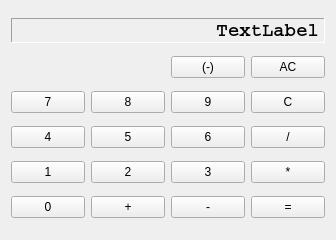
<?xml version="1.0" encoding="UTF-8"?>
<ui version="4.0">
 <class>CalculatorInterface</class>
 <widget class="QWidget" name="CalculatorInterface">
  <property name="geometry">
   <rect>
    <x>0</x>
    <y>0</y>
    <width>336</width>
    <height>240</height>
   </rect>
  </property>
  <property name="minimumSize">
   <size>
    <width>336</width>
    <height>0</height>
   </size>
  </property>
  <property name="maximumSize">
   <size>
    <width>336</width>
    <height>16777215</height>
   </size>
  </property>
  <property name="windowTitle">
   <string>CalculatorInterface</string>
  </property>
  <layout class="QGridLayout" name="gridLayout">
   <item row="6" column="2">
    <widget class="QPushButton" name="buttonThree">
     <property name="enabled">
      <bool>true</bool>
     </property>
     <property name="font">
      <font>
       <kerning>true</kerning>
      </font>
     </property>
     <property name="text">
      <string>3</string>
     </property>
    </widget>
   </item>
   <item row="4" column="1">
    <widget class="QPushButton" name="buttonFive">
     <property name="sizePolicy">
      <sizepolicy hsizetype="Minimum" vsizetype="Minimum">
       <horstretch>0</horstretch>
       <verstretch>0</verstretch>
      </sizepolicy>
     </property>
     <property name="text">
      <string>5</string>
     </property>
    </widget>
   </item>
   <item row="4" column="0">
    <widget class="QPushButton" name="buttonFour">
     <property name="sizePolicy">
      <sizepolicy hsizetype="Minimum" vsizetype="Minimum">
       <horstretch>0</horstretch>
       <verstretch>0</verstretch>
      </sizepolicy>
     </property>
     <property name="text">
      <string>4</string>
     </property>
    </widget>
   </item>
   <item row="7" column="3">
    <widget class="QPushButton" name="buttonCalculate">
     <property name="text">
      <string>=</string>
     </property>
    </widget>
   </item>
   <item row="3" column="0">
    <widget class="QPushButton" name="buttonSeven">
     <property name="sizePolicy">
      <sizepolicy hsizetype="Minimum" vsizetype="Minimum">
       <horstretch>0</horstretch>
       <verstretch>0</verstretch>
      </sizepolicy>
     </property>
     <property name="text">
      <string>7</string>
     </property>
    </widget>
   </item>
   <item row="4" column="2">
    <widget class="QPushButton" name="buttonSix">
     <property name="sizePolicy">
      <sizepolicy hsizetype="Minimum" vsizetype="Minimum">
       <horstretch>0</horstretch>
       <verstretch>0</verstretch>
      </sizepolicy>
     </property>
     <property name="text">
      <string>6</string>
     </property>
    </widget>
   </item>
   <item row="1" column="3">
    <widget class="QPushButton" name="buttonAllClear">
     <property name="text">
      <string>AC</string>
     </property>
    </widget>
   </item>
   <item row="3" column="2">
    <widget class="QPushButton" name="buttonNine">
     <property name="sizePolicy">
      <sizepolicy hsizetype="Minimum" vsizetype="Minimum">
       <horstretch>0</horstretch>
       <verstretch>0</verstretch>
      </sizepolicy>
     </property>
     <property name="text">
      <string>9</string>
     </property>
    </widget>
   </item>
   <item row="6" column="3">
    <widget class="QPushButton" name="buttonMulti">
     <property name="sizePolicy">
      <sizepolicy hsizetype="Expanding" vsizetype="Minimum">
       <horstretch>0</horstretch>
       <verstretch>100</verstretch>
      </sizepolicy>
     </property>
     <property name="text">
      <string>*</string>
     </property>
    </widget>
   </item>
   <item row="7" column="0">
    <widget class="QPushButton" name="buttonZero">
     <property name="sizePolicy">
      <sizepolicy hsizetype="Minimum" vsizetype="Minimum">
       <horstretch>0</horstretch>
       <verstretch>0</verstretch>
      </sizepolicy>
     </property>
     <property name="text">
      <string>0</string>
     </property>
    </widget>
   </item>
   <item row="6" column="0">
    <widget class="QPushButton" name="buttonOne">
     <property name="sizePolicy">
      <sizepolicy hsizetype="Minimum" vsizetype="Minimum">
       <horstretch>0</horstretch>
       <verstretch>0</verstretch>
      </sizepolicy>
     </property>
     <property name="text">
      <string>1</string>
     </property>
    </widget>
   </item>
   <item row="0" column="0" colspan="4">
    <widget class="QLabel" name="entryLabel">
     <property name="enabled">
      <bool>true</bool>
     </property>
     <property name="sizePolicy">
      <sizepolicy hsizetype="Minimum" vsizetype="Fixed">
       <horstretch>200</horstretch>
       <verstretch>0</verstretch>
      </sizepolicy>
     </property>
     <property name="font">
      <font>
       <family>Courier</family>
       <pointsize>14</pointsize>
       <weight>75</weight>
       <bold>true</bold>
      </font>
     </property>
     <property name="frameShape">
      <enum>QFrame::Panel</enum>
     </property>
     <property name="frameShadow">
      <enum>QFrame::Sunken</enum>
     </property>
     <property name="text">
      <string>TextLabel</string>
     </property>
     <property name="alignment">
      <set>Qt::AlignRight|Qt::AlignTrailing|Qt::AlignVCenter</set>
     </property>
    </widget>
   </item>
   <item row="3" column="1">
    <widget class="QPushButton" name="buttonEight">
     <property name="sizePolicy">
      <sizepolicy hsizetype="Minimum" vsizetype="Minimum">
       <horstretch>0</horstretch>
       <verstretch>0</verstretch>
      </sizepolicy>
     </property>
     <property name="text">
      <string>8</string>
     </property>
    </widget>
   </item>
   <item row="7" column="2">
    <widget class="QPushButton" name="buttonSubtract">
     <property name="sizePolicy">
      <sizepolicy hsizetype="Minimum" vsizetype="Minimum">
       <horstretch>0</horstretch>
       <verstretch>0</verstretch>
      </sizepolicy>
     </property>
     <property name="text">
      <string>-</string>
     </property>
    </widget>
   </item>
   <item row="7" column="1">
    <widget class="QPushButton" name="buttonAdd">
     <property name="sizePolicy">
      <sizepolicy hsizetype="Minimum" vsizetype="Minimum">
       <horstretch>0</horstretch>
       <verstretch>0</verstretch>
      </sizepolicy>
     </property>
     <property name="text">
      <string>+</string>
     </property>
    </widget>
   </item>
   <item row="6" column="1">
    <widget class="QPushButton" name="buttonTwo">
     <property name="sizePolicy">
      <sizepolicy hsizetype="Minimum" vsizetype="Minimum">
       <horstretch>0</horstretch>
       <verstretch>0</verstretch>
      </sizepolicy>
     </property>
     <property name="text">
      <string>2</string>
     </property>
    </widget>
   </item>
   <item row="3" column="3">
    <widget class="QPushButton" name="buttonClear">
     <property name="text">
      <string>C</string>
     </property>
    </widget>
   </item>
   <item row="4" column="3">
    <widget class="QPushButton" name="buttonDivision">
     <property name="text">
      <string>/</string>
     </property>
    </widget>
   </item>
   <item row="1" column="2">
    <widget class="QPushButton" name="buttonMinus">
     <property name="text">
      <string>(-)</string>
     </property>
    </widget>
   </item>
  </layout>
 </widget>
 <layoutdefault spacing="6" margin="11"/>
 <resources/>
 <connections/>
</ui>
